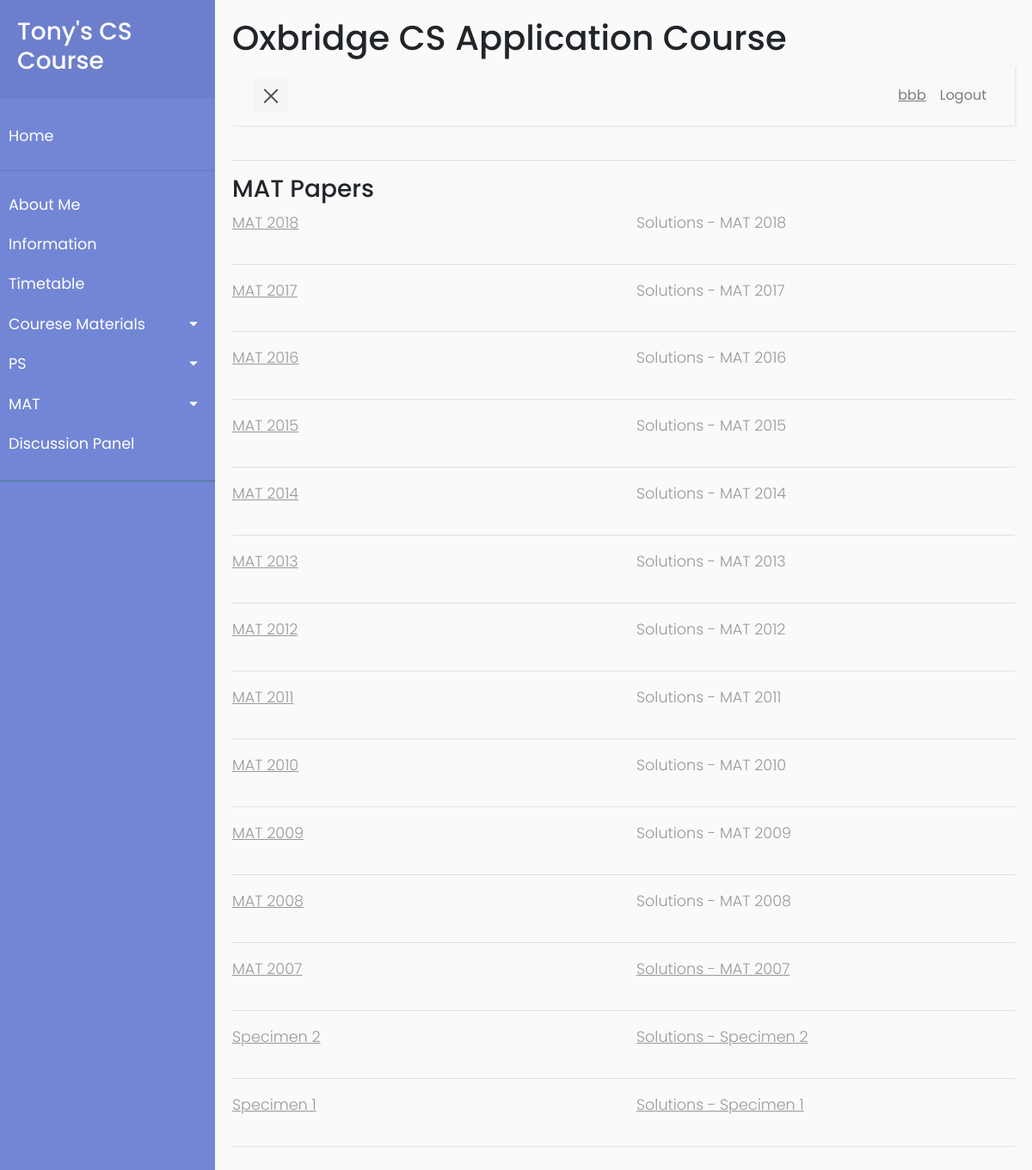
The page /mat (signed in) on the database its author committed.
### app/models.py (models this page shows, shortened)
class User(UserMixin, db.Model):
    id = db.Column(db.Integer, primary_key=True)
    username = db.Column(db.String(64), index=True, unique=True)
    firstname = db.Column(db.String(64), index=True)
    lastname = db.Column(db.String(64), index=True)
    email = db.Column(db.String(120), index=True, unique=True)
    password_hash = db.Column(db.String(128))
    is_admin = db.Column(db.Boolean, default=False)
    posts = db.relationship('Post', backref='author', lazy='dynamic')
    mats = db.relationship('Mat', secondary=user_mat_association,
                           back_populates='viewers')
    mat_results = db.relationship(
        'Mat_result', backref='student', lazy='dynamic')
    ps_own = db.relationship("Ps_files", backref='owner', lazy='dynamic',
                             foreign_keys='Ps_files.user_id_owner')
    ps_by_me = db.relationship("Ps_files", backref='author',
                               lazy='dynamic', foreign_keys='Ps_files.user_id_author')

class Mat(db.Model):
    name = db.Column(db.String(20), primary_key=True)
    paper_path = db.Column(db.String(128))
    answer_path = db.Column(db.String(128))
    viewers = db.relationship('User', secondary=user_mat_association,
                              back_populates='mats')
    results = db.relationship('Mat_result', backref='paper', lazy='dynamic',
                              foreign_keys='Mat_result.mat_name')
    correct_answer = db.Column(db.String(10))

### app/routes.py (the view)
@app.route('/mat')
@login_required
def mat():
    mat_papers = Mat.query.order_by(Mat.name.desc()).all()
    return render_template('mat.html', title='MAT', papers=mat_papers)

### app/models.py (called while the page is built)
@login.user_loader
def load_user(id):
    return User.query.get(int(id))

### app/templates/mat.html
{% extends "base.html" %}
{% block content %}
    <h3>MAT Papers</h3>
    {% for paper in papers %}
        <div class = 'row'>
            <div class = 'col'><p><u><a href="{{ url_for('mat_files',
            filename=paper.paper_path) }}">{{ paper.name }}</a></u></p></div>
            {% if paper in current_user.mats or current_user.is_admin%}
                <div class = 'col'><p><u><a href="{{ url_for('mat_files',
                        filename=paper.answer_path) }}">{{ 'Solutions -
                        '+paper.name }}</a></u></p></div>
            {% else %}
                <div class = 'col'><p>{{ 'Solutions - '+paper.name }}</p></div>
            {% endif %}
        </div>
        <hr>
    {% endfor %}
{% endblock%}

### app/templates/base.html (shortened to what this page needs)
<html lang="en">
    <head>
        <link rel="stylesheet" href="{{  url_for('static', filename='scripts/css/bootstrap.min.css') }}">
        <link rel="stylesheet" href="{{  url_for('static', filename='scripts/css/style5.css') }}">
    </head>
    <body>
        <div class="wrapper">
            <nav id="sidebar">
                <div class="sidebar-header">
                    <a href="{{ url_for('index') }}"><h3>Tony's CS Course</h3></a>
                </div>
                <ul class="list-unstyled components">
                    <li>
                        <a href="{{ url_for('index') }}">Home</a>
                    </li>
                    <hr>
                    <li>
                        <a href="#">About Me</a>
                    </li>
                    <li>
                        <a href="#">Information</a>
                    </li>
                    <li>
                        <a href="#">Timetable</a>
                    </li>
                    <li>
                        <a href="#cmSubmenu" data-toggle="collapse"
                            aria-expanded="false"
                            class="dropdown-toggle">Courese Materials</a>
                    </li>
                    <li>
                        <a href="#psSubmenu" data-toggle="collapse"
                            aria-expanded="false" class="dropdown-toggle">PS</a>
                    </li>
                    <li>
                        <a href="#matSubmenu" data-toggle="collapse"
                            aria-expanded="false" class="dropdown-toggle">MAT</a>
                    </li>
                    <li>
                        <a href="{{ url_for('discussion_no_page') }}">Discussion Panel</a>
                    </li>
                </ul>
            </nav>
            <div id="content">
                <h1>Oxbridge CS Application Course</h1>
                <nav class="navbar navbar-expand-lg navbar-light bg-light">
                    <div class="container-fluid">
                        <button type="button" id="sidebarCollapse" class="navbar-btn">
                            <span></span>
                        </button>
                        <div class="collapse navbar-collapse" id="navbarSupportedContent">
                            <ul class="nav navbar-nav ml-auto">
                                {% if current_user.is_anonymous %}
                                <li class="nav-item">
                                    <a class="nav-link" href="{{ url_for('login') }}">Login</a>
                                </li>
                                <li class="nav-item">
                                    <a class="nav-link" href="{{
                                        url_for('register') }}">Register</a>
                                </li>
                                {% else %}
                                <li class="nav-item">
                                    <a class="nav-link" href="{{
                                        url_for('user_default', username=current_user.username)}}"><u>{{current_user.username}}</u></a>
                                </li>
                                <li class="nav-item">
                                    <a class="nav-link" href="{{ url_for('logout') }}">Logout</a>
                                </li>
                                {% endif %}
                            </ul>
                        </div>
                    </div>
                </nav>
                <hr>
                {% block content %}
                {% endblock %}
            </div>
        </div>
    </body>
</html>

### app/static/scripts/css/style5.css (style rules this page uses)
body { font-family: 'Poppins', sans-serif; background: #fafafa; word-wrap: break-word; }
p { font-family: 'Poppins', sans-serif; font-size: 1.1em; font-weight: 300; line-height: 1.7em; color: #999; }
a, a:hover, a:focus { color: inherit; text-decoration: none; transition: all 0.3s; }
.navbar { padding: 15px 10px; background: #fff; border: none; border-radius: 0; margin-bottom: 40px; box-shadow: 1px 1px 3px rgba(0, 0, 0, 0.1); }
.navbar-btn { box-shadow: none; outline: none !important; border: none; }
.wrapper { display: flex; width: 100%; align-items: stretch; perspective: 1500px; }
#sidebar { min-width: 250px; max-width: 250px; background: #7386D5; color: #fff; transition: all 0.6s cubic-bezier(0.945, 0.020, 0.270, 0.665); transform-origin: bottom left; }
#sidebar .sidebar-header { padding: 20px; background: #6d7fcc; }
#sidebar ul.components { padding: 20px 0; border-bottom: 1px solid #47748b; }
#sidebar ul li a { padding: 10px; font-size: 1.1em; display: block; }
a[data-toggle="collapse"] { position: relative; }
.dropdown-toggle::after { display: block; position: absolute; top: 50%; right: 20px; transform: translateY(-50%); }
#content { width: 100%; padding: 20px; min-height: 100vh; transition: all 0.3s; }
#sidebarCollapse { width: 40px; height: 40px; background: #f5f5f5; cursor: pointer; }
#sidebarCollapse span { width: 80%; height: 2px; margin: 0 auto; display: block; background: #555; transition: all 0.8s cubic-bezier(0.810, -0.330, 0.345, 1.375); transition-delay: 0.2s; }
#sidebarCollapse span:last-of-type { transform: rotate(-45deg) translate(1px, -1px); }

### rows shown on the page
User: username "bbb"
Mat: name "MAT 2018", name "Solutions - MAT 2018"
Mat: name "MAT 2017", name "Solutions - MAT 2017"
Mat: name "MAT 2016", name "Solutions - MAT 2016"
Mat: name "MAT 2015", name "Solutions - MAT 2015"
Mat: name "MAT 2014", name "Solutions - MAT 2014"
Mat: name "MAT 2013", name "Solutions - MAT 2013"
Mat: name "MAT 2012", name "Solutions - MAT 2012"
Mat: name "MAT 2011", name "Solutions - MAT 2011"
Mat: name "MAT 2010", name "Solutions - MAT 2010"
Mat: name "MAT 2009", name "Solutions - MAT 2009"
Mat: name "MAT 2008", name "Solutions - MAT 2008"
Mat: name "MAT 2007", name "Solutions - MAT 2007"
Mat: name "Specimen 2", name "Solutions - Specimen 2"
Mat: name "Specimen 1", name "Solutions - Specimen 1"
